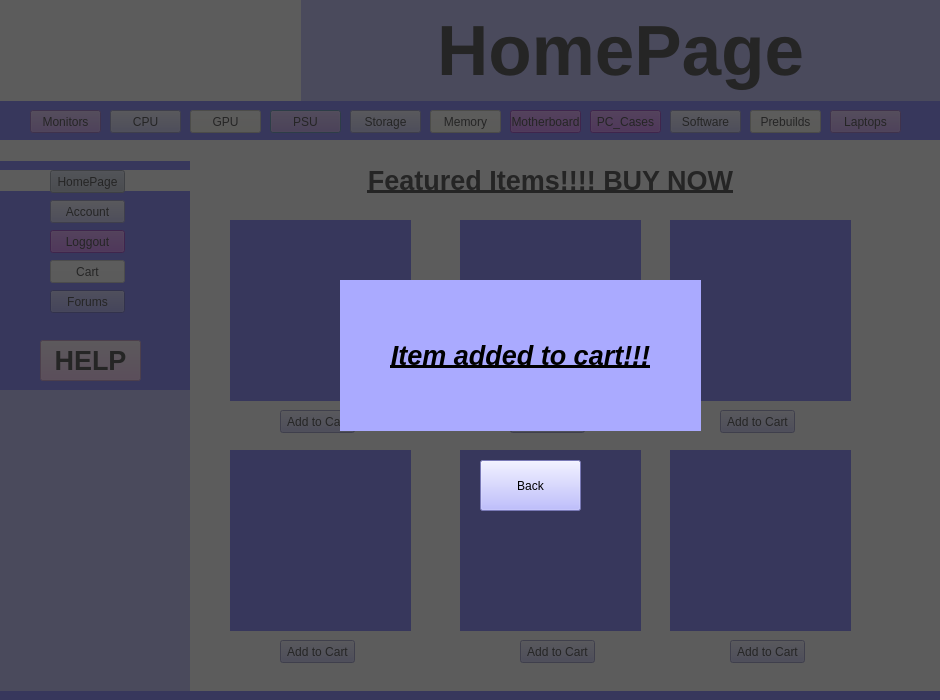
<?xml version="1.0" encoding="UTF-8"?>
<ui version="4.0">
 <class>Dialog</class>
 <widget class="QDialog" name="Dialog">
  <property name="geometry">
   <rect>
    <x>0</x>
    <y>0</y>
    <width>940</width>
    <height>700</height>
   </rect>
  </property>
  <property name="windowTitle">
   <string>Dialog</string>
  </property>
  <property name="styleSheet">
   <string notr="true">background-color: rgb(85, 85, 255);</string>
  </property>
  <widget class="QLabel" name="label_7">
   <property name="geometry">
    <rect>
     <x>340</x>
     <y>280</y>
     <width>361</width>
     <height>151</height>
    </rect>
   </property>
   <property name="font">
    <font>
     <pointsize>20</pointsize>
     <weight>75</weight>
     <italic>true</italic>
     <bold>true</bold>
     <underline>true</underline>
    </font>
   </property>
   <property name="styleSheet">
    <string notr="true">background-color: rgb(170, 170, 255);</string>
   </property>
   <property name="text">
    <string>Item added to cart!!!</string>
   </property>
   <property name="alignment">
    <set>Qt::AlignCenter</set>
   </property>
  </widget>
  <widget class="QPushButton" name="PSU_Button">
   <property name="geometry">
    <rect>
     <x>270</x>
     <y>110</y>
     <width>71</width>
     <height>23</height>
    </rect>
   </property>
   <property name="styleSheet">
    <string notr="true">background-color: rgb(170, 85, 255);</string>
   </property>
   <property name="text">
    <string>PSU</string>
   </property>
  </widget>
  <widget class="QLabel" name="label_5">
   <property name="geometry">
    <rect>
     <x>20</x>
     <y>400</y>
     <width>141</width>
     <height>16</height>
    </rect>
   </property>
   <property name="font">
    <font>
     <pointsize>10</pointsize>
     <weight>75</weight>
     <bold>true</bold>
    </font>
   </property>
   <property name="styleSheet">
    <string notr="true">background-color: rgb(255, 170, 255);
background-color: rgb(170, 170, 255);</string>
   </property>
   <property name="text">
    <string>SPONSORED BY</string>
   </property>
  </widget>
  <widget class="QPushButton" name="Monitors_Button">
   <property name="geometry">
    <rect>
     <x>30</x>
     <y>110</y>
     <width>71</width>
     <height>23</height>
    </rect>
   </property>
   <property name="styleSheet">
    <string notr="true">background-color: rgb(170, 85, 255);</string>
   </property>
   <property name="text">
    <string>Monitors</string>
   </property>
  </widget>
  <widget class="QLabel" name="label_14">
   <property name="geometry">
    <rect>
     <x>280</x>
     <y>160</y>
     <width>541</width>
     <height>41</height>
    </rect>
   </property>
   <property name="font">
    <font>
     <pointsize>20</pointsize>
     <weight>75</weight>
     <bold>true</bold>
     <underline>true</underline>
    </font>
   </property>
   <property name="styleSheet">
    <string notr="true">background-color: rgb(255, 255, 255);</string>
   </property>
   <property name="text">
    <string>Featured Items!!!! BUY NOW</string>
   </property>
   <property name="alignment">
    <set>Qt::AlignCenter</set>
   </property>
  </widget>
  <widget class="QLabel" name="label_4">
   <property name="geometry">
    <rect>
     <x>300</x>
     <y>0</y>
     <width>641</width>
     <height>101</height>
    </rect>
   </property>
   <property name="font">
    <font>
     <pointsize>53</pointsize>
     <weight>75</weight>
     <bold>true</bold>
    </font>
   </property>
   <property name="autoFillBackground">
    <bool>false</bool>
   </property>
   <property name="styleSheet">
    <string notr="true">background-color: rgb(170, 170, 255);</string>
   </property>
   <property name="text">
    <string>HomePage</string>
   </property>
   <property name="alignment">
    <set>Qt::AlignCenter</set>
   </property>
  </widget>
  <widget class="QPushButton" name="Account_Button">
   <property name="geometry">
    <rect>
     <x>50</x>
     <y>200</y>
     <width>75</width>
     <height>23</height>
    </rect>
   </property>
   <property name="styleSheet">
    <string notr="true">background-color: rgb(170, 170, 255);</string>
   </property>
   <property name="text">
    <string>Account</string>
   </property>
  </widget>
  <widget class="QPushButton" name="Add_to_Cart5">
   <property name="geometry">
    <rect>
     <x>520</x>
     <y>640</y>
     <width>75</width>
     <height>23</height>
    </rect>
   </property>
   <property name="styleSheet">
    <string notr="true">background-color: rgb(170, 170, 255);</string>
   </property>
   <property name="text">
    <string>Add to Cart</string>
   </property>
  </widget>
  <widget class="QPushButton" name="Loggout_Button">
   <property name="geometry">
    <rect>
     <x>50</x>
     <y>230</y>
     <width>75</width>
     <height>23</height>
    </rect>
   </property>
   <property name="styleSheet">
    <string notr="true">background-color: rgb(170, 0, 255);</string>
   </property>
   <property name="text">
    <string>Loggout</string>
   </property>
  </widget>
  <widget class="QLabel" name="Image3">
   <property name="geometry">
    <rect>
     <x>670</x>
     <y>220</y>
     <width>181</width>
     <height>181</height>
    </rect>
   </property>
   <property name="text">
    <string/>
   </property>
  </widget>
  <widget class="QPushButton" name="Software_Button">
   <property name="geometry">
    <rect>
     <x>670</x>
     <y>110</y>
     <width>71</width>
     <height>23</height>
    </rect>
   </property>
   <property name="styleSheet">
    <string notr="true">background-color: rgb(170, 170, 255);</string>
   </property>
   <property name="text">
    <string>Software</string>
   </property>
  </widget>
  <widget class="QLabel" name="Highlighter_for_Menu">
   <property name="geometry">
    <rect>
     <x>0</x>
     <y>170</y>
     <width>191</width>
     <height>21</height>
    </rect>
   </property>
   <property name="font">
    <font>
     <pointsize>20</pointsize>
     <weight>75</weight>
     <bold>true</bold>
    </font>
   </property>
   <property name="styleSheet">
    <string notr="true">background-color: rgb(255, 255, 255);</string>
   </property>
   <property name="text">
    <string/>
   </property>
   <property name="alignment">
    <set>Qt::AlignCenter</set>
   </property>
  </widget>
  <widget class="QPushButton" name="Forums_Button">
   <property name="geometry">
    <rect>
     <x>50</x>
     <y>290</y>
     <width>75</width>
     <height>23</height>
    </rect>
   </property>
   <property name="text">
    <string>Forums</string>
   </property>
  </widget>
  <widget class="QPushButton" name="Add_to_Cart3">
   <property name="geometry">
    <rect>
     <x>720</x>
     <y>410</y>
     <width>75</width>
     <height>23</height>
    </rect>
   </property>
   <property name="styleSheet">
    <string notr="true">background-color: rgb(170, 170, 255);</string>
   </property>
   <property name="text">
    <string>Add to Cart</string>
   </property>
  </widget>
  <widget class="QPushButton" name="Add_to_Cart2">
   <property name="geometry">
    <rect>
     <x>510</x>
     <y>410</y>
     <width>75</width>
     <height>23</height>
    </rect>
   </property>
   <property name="styleSheet">
    <string notr="true">background-color: rgb(170, 170, 255);</string>
   </property>
   <property name="text">
    <string>Add to Cart</string>
   </property>
  </widget>
  <widget class="QPushButton" name="Cart_Button">
   <property name="geometry">
    <rect>
     <x>50</x>
     <y>260</y>
     <width>75</width>
     <height>23</height>
    </rect>
   </property>
   <property name="styleSheet">
    <string notr="true">background-color: rgb(255, 255, 255);</string>
   </property>
   <property name="text">
    <string>Cart</string>
   </property>
  </widget>
  <widget class="QPushButton" name="Motherboard_Button">
   <property name="geometry">
    <rect>
     <x>510</x>
     <y>110</y>
     <width>71</width>
     <height>23</height>
    </rect>
   </property>
   <property name="styleSheet">
    <string notr="true">background-color: rgb(170, 0, 255);</string>
   </property>
   <property name="text">
    <string>Motherboard</string>
   </property>
  </widget>
  <widget class="QPushButton" name="PC_Cases_Button">
   <property name="geometry">
    <rect>
     <x>590</x>
     <y>110</y>
     <width>71</width>
     <height>23</height>
    </rect>
   </property>
   <property name="styleSheet">
    <string notr="true">background-color: rgb(170, 0, 255);</string>
   </property>
   <property name="text">
    <string>PC_Cases</string>
   </property>
  </widget>
  <widget class="QPushButton" name="HomePage_Button">
   <property name="geometry">
    <rect>
     <x>50</x>
     <y>170</y>
     <width>75</width>
     <height>23</height>
    </rect>
   </property>
   <property name="styleSheet">
    <string notr="true">background-color: rgb(165, 175, 200);</string>
   </property>
   <property name="text">
    <string>HomePage</string>
   </property>
  </widget>
  <widget class="QPushButton" name="GPU_Button">
   <property name="geometry">
    <rect>
     <x>190</x>
     <y>110</y>
     <width>71</width>
     <height>23</height>
    </rect>
   </property>
   <property name="styleSheet">
    <string notr="true">background-color: rgb(255, 254, 237);</string>
   </property>
   <property name="text">
    <string>GPU</string>
   </property>
  </widget>
  <widget class="QLabel" name="Image2">
   <property name="geometry">
    <rect>
     <x>460</x>
     <y>220</y>
     <width>181</width>
     <height>181</height>
    </rect>
   </property>
   <property name="text">
    <string/>
   </property>
  </widget>
  <widget class="QPushButton" name="Storage_Button">
   <property name="geometry">
    <rect>
     <x>350</x>
     <y>110</y>
     <width>71</width>
     <height>23</height>
    </rect>
   </property>
   <property name="styleSheet">
    <string notr="true">background-color: rgb(170, 170, 255);</string>
   </property>
   <property name="text">
    <string>Storage</string>
   </property>
  </widget>
  <widget class="QLabel" name="label_9">
   <property name="geometry">
    <rect>
     <x>0</x>
     <y>140</y>
     <width>190</width>
     <height>21</height>
    </rect>
   </property>
   <property name="styleSheet">
    <string notr="true">background-color: rgb(170, 170, 255);
background-color: rgb(255, 255, 255);</string>
   </property>
   <property name="text">
    <string/>
   </property>
  </widget>
  <widget class="QLabel" name="Image6">
   <property name="geometry">
    <rect>
     <x>670</x>
     <y>450</y>
     <width>181</width>
     <height>181</height>
    </rect>
   </property>
   <property name="text">
    <string/>
   </property>
  </widget>
  <widget class="QLabel" name="label">
   <property name="geometry">
    <rect>
     <x>0</x>
     <y>0</y>
     <width>301</width>
     <height>101</height>
    </rect>
   </property>
   <property name="styleSheet">
    <string notr="true">background-color: rgb(255, 255, 255);</string>
   </property>
   <property name="text">
    <string/>
   </property>
   <property name="pixmap">
    <pixmap>SpoiledEGG_New.png</pixmap>
   </property>
  </widget>
  <widget class="QLabel" name="Image4">
   <property name="geometry">
    <rect>
     <x>230</x>
     <y>450</y>
     <width>181</width>
     <height>181</height>
    </rect>
   </property>
   <property name="text">
    <string/>
   </property>
  </widget>
  <widget class="QPushButton" name="CPU_Button">
   <property name="geometry">
    <rect>
     <x>110</x>
     <y>110</y>
     <width>71</width>
     <height>23</height>
    </rect>
   </property>
   <property name="styleSheet">
    <string notr="true">background-color: rgb(170, 170, 255);</string>
   </property>
   <property name="text">
    <string>CPU</string>
   </property>
  </widget>
  <widget class="QLabel" name="label_6">
   <property name="geometry">
    <rect>
     <x>0</x>
     <y>0</y>
     <width>940</width>
     <height>700</height>
    </rect>
   </property>
   <property name="styleSheet">
    <string notr="true">background-color: rgb(255, 85, 255);
background-color: rgba(47, 47, 47, 200);
</string>
   </property>
   <property name="text">
    <string/>
   </property>
  </widget>
  <widget class="QLabel" name="Image5">
   <property name="geometry">
    <rect>
     <x>460</x>
     <y>450</y>
     <width>181</width>
     <height>181</height>
    </rect>
   </property>
   <property name="text">
    <string/>
   </property>
  </widget>
  <widget class="QLabel" name="label_3">
   <property name="geometry">
    <rect>
     <x>190</x>
     <y>140</y>
     <width>751</width>
     <height>551</height>
    </rect>
   </property>
   <property name="autoFillBackground">
    <bool>false</bool>
   </property>
   <property name="styleSheet">
    <string notr="true">background-color: rgb(255, 255, 255);
border-color: rgb(170, 0, 255);</string>
   </property>
   <property name="text">
    <string/>
   </property>
  </widget>
  <widget class="QPushButton" name="Memory_Button">
   <property name="geometry">
    <rect>
     <x>430</x>
     <y>110</y>
     <width>71</width>
     <height>23</height>
    </rect>
   </property>
   <property name="styleSheet">
    <string notr="true">background-color: rgb(255, 254, 237);</string>
   </property>
   <property name="text">
    <string>Memory</string>
   </property>
  </widget>
  <widget class="QPushButton" name="Laptops_Button">
   <property name="geometry">
    <rect>
     <x>830</x>
     <y>110</y>
     <width>71</width>
     <height>23</height>
    </rect>
   </property>
   <property name="styleSheet">
    <string notr="true">background-color: rgb(170, 85, 255);</string>
   </property>
   <property name="text">
    <string>Laptops</string>
   </property>
  </widget>
  <widget class="QLabel" name="label_2">
   <property name="geometry">
    <rect>
     <x>0</x>
     <y>390</y>
     <width>190</width>
     <height>301</height>
    </rect>
   </property>
   <property name="autoFillBackground">
    <bool>false</bool>
   </property>
   <property name="styleSheet">
    <string notr="true">background-color: rgb(255, 255, 255);
background-color: rgb(170, 170, 255);</string>
   </property>
   <property name="text">
    <string/>
   </property>
  </widget>
  <widget class="QPushButton" name="Add_to_Cart4">
   <property name="geometry">
    <rect>
     <x>280</x>
     <y>640</y>
     <width>75</width>
     <height>23</height>
    </rect>
   </property>
   <property name="styleSheet">
    <string notr="true">background-color: rgb(170, 170, 255);</string>
   </property>
   <property name="text">
    <string>Add to Cart</string>
   </property>
  </widget>
  <widget class="QPushButton" name="Add_to_Cart6">
   <property name="geometry">
    <rect>
     <x>730</x>
     <y>640</y>
     <width>75</width>
     <height>23</height>
    </rect>
   </property>
   <property name="styleSheet">
    <string notr="true">background-color: rgb(170, 170, 255);</string>
   </property>
   <property name="text">
    <string>Add to Cart</string>
   </property>
  </widget>
  <widget class="QPushButton" name="pushButton_2">
   <property name="geometry">
    <rect>
     <x>40</x>
     <y>340</y>
     <width>101</width>
     <height>41</height>
    </rect>
   </property>
   <property name="font">
    <font>
     <pointsize>20</pointsize>
     <weight>75</weight>
     <italic>false</italic>
     <bold>true</bold>
    </font>
   </property>
   <property name="styleSheet">
    <string notr="true">background-color: rgb(255, 170, 255);</string>
   </property>
   <property name="text">
    <string>HELP</string>
   </property>
  </widget>
  <widget class="QLabel" name="Image1">
   <property name="geometry">
    <rect>
     <x>230</x>
     <y>220</y>
     <width>181</width>
     <height>181</height>
    </rect>
   </property>
   <property name="text">
    <string/>
   </property>
  </widget>
  <widget class="QPushButton" name="Prebuilds_Button">
   <property name="geometry">
    <rect>
     <x>750</x>
     <y>110</y>
     <width>71</width>
     <height>23</height>
    </rect>
   </property>
   <property name="styleSheet">
    <string notr="true">background-color: rgb(255, 254, 237);</string>
   </property>
   <property name="text">
    <string>Prebuilds</string>
   </property>
  </widget>
  <widget class="QPushButton" name="Add_to_Cart1">
   <property name="geometry">
    <rect>
     <x>280</x>
     <y>410</y>
     <width>75</width>
     <height>23</height>
    </rect>
   </property>
   <property name="styleSheet">
    <string notr="true">background-color: rgb(170, 170, 255);</string>
   </property>
   <property name="text">
    <string>Add to Cart</string>
   </property>
  </widget>
  <widget class="QPushButton" name="Back_Button">
   <property name="geometry">
    <rect>
     <x>480</x>
     <y>460</y>
     <width>101</width>
     <height>51</height>
    </rect>
   </property>
   <property name="styleSheet">
    <string notr="true">background-color: rgb(85, 85, 255);
background-color: rgb(170, 170, 255);</string>
   </property>
   <property name="text">
    <string>Back</string>
   </property>
  </widget>
  <zorder>label_3</zorder>
  <zorder>PSU_Button</zorder>
  <zorder>label_5</zorder>
  <zorder>Monitors_Button</zorder>
  <zorder>label_14</zorder>
  <zorder>label_4</zorder>
  <zorder>Account_Button</zorder>
  <zorder>Add_to_Cart5</zorder>
  <zorder>Loggout_Button</zorder>
  <zorder>Image3</zorder>
  <zorder>Software_Button</zorder>
  <zorder>Highlighter_for_Menu</zorder>
  <zorder>Forums_Button</zorder>
  <zorder>Add_to_Cart3</zorder>
  <zorder>Add_to_Cart2</zorder>
  <zorder>Cart_Button</zorder>
  <zorder>Motherboard_Button</zorder>
  <zorder>PC_Cases_Button</zorder>
  <zorder>HomePage_Button</zorder>
  <zorder>GPU_Button</zorder>
  <zorder>Image2</zorder>
  <zorder>Storage_Button</zorder>
  <zorder>label_9</zorder>
  <zorder>Image6</zorder>
  <zorder>label</zorder>
  <zorder>Image4</zorder>
  <zorder>CPU_Button</zorder>
  <zorder>Memory_Button</zorder>
  <zorder>Laptops_Button</zorder>
  <zorder>label_2</zorder>
  <zorder>Add_to_Cart4</zorder>
  <zorder>Add_to_Cart6</zorder>
  <zorder>pushButton_2</zorder>
  <zorder>Image1</zorder>
  <zorder>Prebuilds_Button</zorder>
  <zorder>Add_to_Cart1</zorder>
  <zorder>Image5</zorder>
  <zorder>label_6</zorder>
  <zorder>label_7</zorder>
  <zorder>Back_Button</zorder>
 </widget>
 <resources/>
 <connections/>
</ui>
